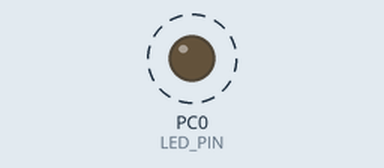
This program was run on a simulated ATmega32, built with avr-gcc and emulated at 1 MHz. Parts: output pins drawn as LEDs (lit = HIGH). Dashed ring = blinking. The board resets itself during the run and starts again.

Above: at 0.2 s.
Timing chart, 0 to 3.5 s (numbered marks = the images above):
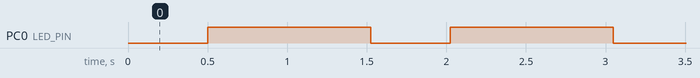

Measured:
- by itself, PC0 (LED_PIN): alternates HIGH for 1.0 s and LOW for 0.50 s

The program:

main.c
```c
/*
 * WDT.c
 *
 * Created: 8/30/2022 2:12:13 AM
 * Author : KHLOUD MOHAMED
 */

#define F_CPU 1000000UL

#include <avr/io.h>
#include <util/delay.h>

#define SET_BIT(PORT,BIT)			(PORT |= (1<<BIT))
#define RESET_BIT(PORT,BIT)			(PORT &= ~(1<<BIT))
#define TOG_BIT(PORT,BIT)			(PORT ^= (1<<BIT))
#define GET_BIT(PORT,BIT)			(PORT & (1<<BIT))

#define LED_DDR				DDRC
#define LED_PORT			PORTC
#define LED_PIN				0

void WDT_OFF()
{
	WDTCR |= (1<<WDTOE) | (1<<WDE);
	WDTCR = 0x00;
}

void WDT_ON()
{
	WDTCR |= (1<<WDE) | (1<<WDP1) | (1<<WDP2);
	RESET_BIT(WDTCR,WDP0);
}

int main(void)
{
    SET_BIT(LED_DDR,LED_PIN);
	_delay_ms(500);
    while (1)
    {
		WDT_ON();
		TOG_BIT(LED_PORT,LED_PIN);
		_delay_ms(2000);
		WDT_OFF();
    }
}
```
